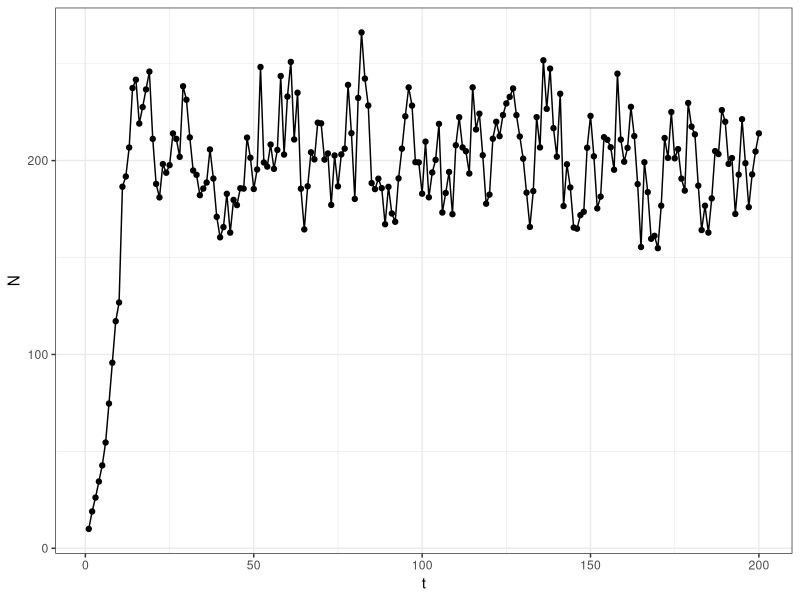
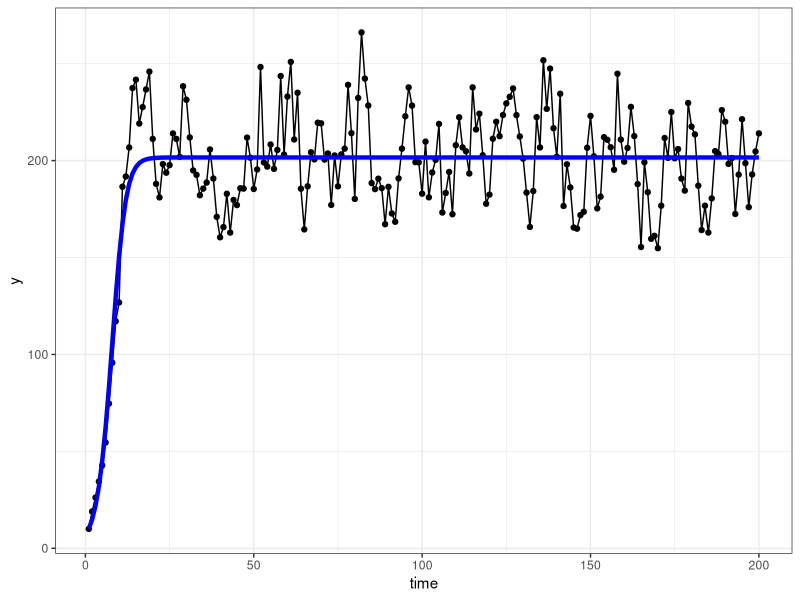

Recreate these plots in R, in order.
## ---- chunk 1
#| message: false
library(tidyverse)

set.seed(55688)
alpha <- 0.002
lambda <- 1.5
sigma <- 0.1

# specify initial population density
N0 <- 10
## ---- chunk 2
(N1 <- N0 * lambda * exp(-alpha * N0 + rnorm(1, sd = sigma)))
## ---- chunk 3
(N2 <- N1 * lambda * exp(-alpha * N1 + rnorm(1, sd = sigma)))
## ---- chunk 4
(list_of_values <- 1:4)

for(i in list_of_values){
  print(i)
}
## ---- chunk 5
office_chars <- c("Jim", "Pam", "Dwight", "Michael")

for(name in office_chars){
  writeLines(name)
}
## ---- chunk 6
#| label: fig-pop-sim200
#| fig-cap: Simulated population density with $\alpha = 0.002,\ \lambda = 1.5$, and $\sigma^2 = 0.01$.

# define variable for the number of time steps
steps <- 200

# initialize an empty vector with 200 time steps
N <- vector(mode = "double", length = steps)

# add initial population density
N[1] <- N0

# loop through the remainder
for(t in 2:steps){
  N[t] <- N[t-1] * lambda * exp(-alpha * N[t-1] + rnorm(1, sd = sigma))
}

ggplot(data = data.frame(t = 1:steps, N = N)) +
  geom_point(aes(x = t, y = N)) +
  geom_line(aes(x = t, y = N)) +
  theme_bw()

## ---- chunk 7
# starting conditions
i <- 1

# set the logical expression to be evaluated
while(i <= 5){
  # do some operations
  print(i)
  # do an operation that changes the conditions
  # to be evaluated on the next iteration
  i <- i + 1
}
## ---- chunk 8
a <- 4

3 < a & a < 6
## ---- chunk 9

(X <- matrix(data = 1:6, ncol = 2))

apply(X, MARGIN = 2, FUN = mean)
## ---- chunk 10
(eg_list <- list(1:3, 4:6, 7:9))
lapply(eg_list, sum)
sapply(eg_list, sum)
## ---- chunk 11
purrr::map(eg_list, sum)
## ---- chunk 12
purrr::map(
  1:5,
  ~ .x^3
) %>% unlist()
## ---- chunk 13
purrr::map_dbl(
  1:5,
  ~ .x^3
)
## ---- chunk 14
my_mean <- function(x, na.rm = TRUE){
  n <- sum(!is.na(x))
  return(
    sum(x, na.rm = na.rm) / n
  )
}
## ---- chunk 15
x <- c(2, 4, NA, 5, 7, NA)
my_mean(x)
mean(x, na.rm = T)
my_mean(x, na.rm = F)
mean(x)
## ---- chunk 16
# generate 5 random samples of size 20 from a normal distribution
samps <- lapply(rep(20, 5), rnorm)

# compute the sum of squared errors for each sample
sapply(
  samps,
  FUN = function(x, mu){sum((x - mu)^2)},
  mu = 0
)
## ---- chunk 17
mean(N[2:5]/N[1:4])
## ---- chunk 18
# range for lambda
lam_range <- seq(1.2, 1.7, length.out = 100)
alpha_range <- seq(0.001, 0.003, length.out = 100)

par_grid <- expand.grid(lam_range, alpha_range)

# add some column names
colnames(par_grid) <- c("lambda", "alpha")

head(par_grid)
## ---- chunk 19

#' Title
#'
#' @param y 
#' @param theta 
#'
#' @return
#' @export
#'
#' @examples
ssq_ricker <- function(y, theta){
  
  n <- length(y)
  preds <- vector("double", length = n)
  
  # create the model predictions given the initial population value
  preds[1] <- y[1]
  for(t in 2:n){
    preds[t] <- preds[t-1] * theta[1] * exp(-theta[2] * preds[t-1])
  }
  
  # return the ssq
  return(
    sum((y[-1] - preds[-1])^2)
  )
  
}

## ---- chunk 20
ssq <- apply(
  par_grid,
  MARGIN = 1,
  FUN = ssq_ricker,
  y = N
)
## ---- chunk 21
row_id_min <- which.min(ssq)
par_grid[row_id_min, ]
## ---- chunk 22
sim_ricker <- function(theta, N0, steps, stochastic = FALSE, sd = NULL){
  
  if(stochastic){
    if(is.null(sd)){
      stop("When stochastic=TRUE, you must specify a sd for the random errors.")
    }
    N <- vector("double", length = steps)
    N[1] <- N0
    for(t in 2:steps){
      N[t] <- N[t-1] * theta[1] * exp(-theta[2] * N[t-1] + rnorm(1, sd = sd))
    }
  } else{
    N <- vector("double", length = steps)
    N[1] <- N0
    for(t in 2:steps){
      N[t] <- N[t-1] * theta[1] * exp(-theta[2] * N[t-1])
    }
  }
  
  return(N)
  
}
## ---- chunk 23
# edited code for R/ssq_ricker.R

ssq_ricker <- function(y, theta){
  
  # get model preds
  n <- length(y)
  preds <- sim_ricker(theta, N0 = y[1], steps = n)
  
  # return the ssq
  return(
    sum((y[-1] - preds[-1])^2)
  )
  
}

## ---- chunk 24
# create dataframe
# note that we have to convert the theta argument into a 
# double. apply does this internally above when we use
# the function to find the parameter estimates
dat <- data.frame(
  y = N,
  time = 1:length(N),
  preds = sim_ricker(
    as.double(par_grid[row_id_min, ]),
    N0 = N[1],
    steps = length(N)
  )
)

# plot 
ggplot(dat, aes(x = time, y = y)) +
  geom_point() +
  geom_line() +
  geom_line(
    aes(y = preds),
    color = "blue",
    linewidth = 1.5
  ) +
  theme_bw()

